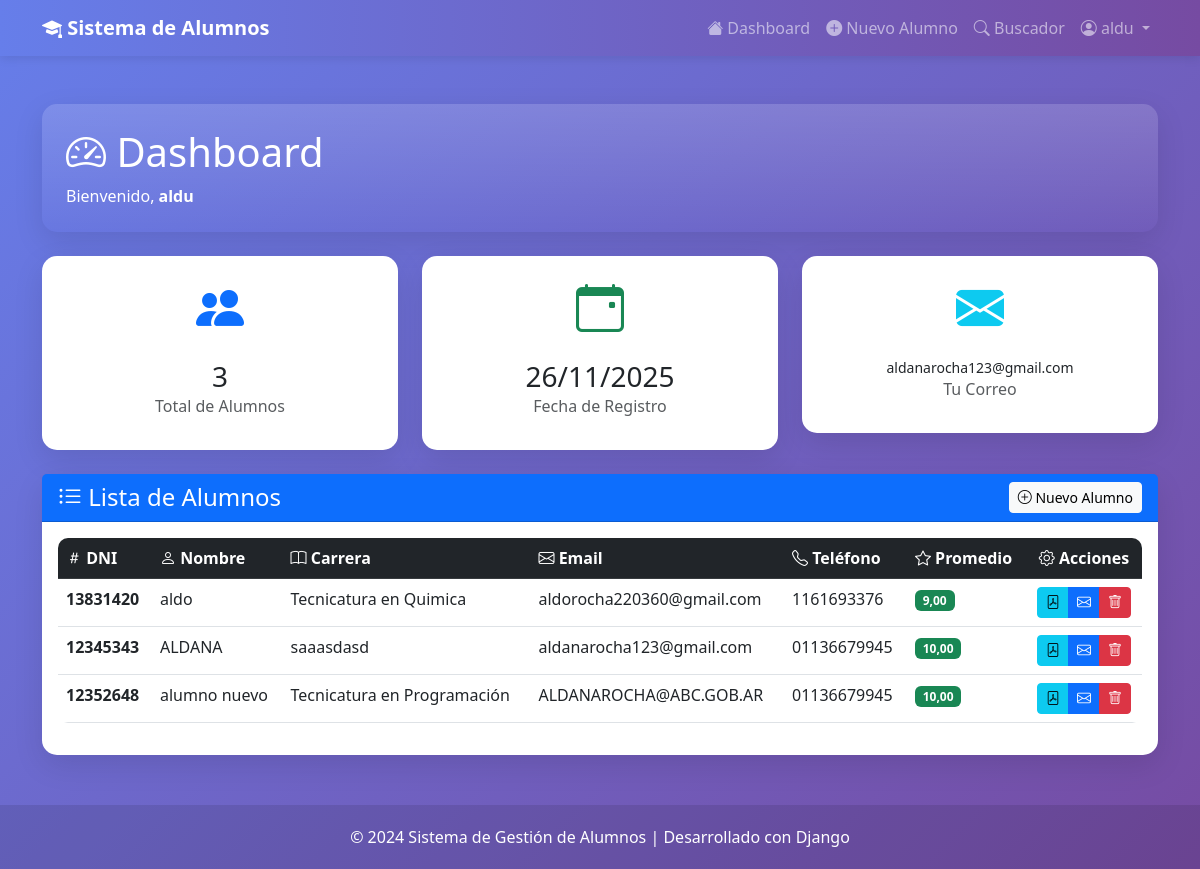
Page /dashboard/ (signed in) on the committed database.
### alumnos/models.py (models this page shows, shortened)
class Alumno(models.Model):
    usuario = models.ForeignKey(User, on_delete=models.CASCADE, related_name='alumnos')
    nombre = models.CharField(max_length=100, verbose_name='Nombre Completo')
    email = models.EmailField(verbose_name='Correo Electrónico')
    telefono = models.CharField(max_length=20, verbose_name='Teléfono')
    dni = models.CharField(max_length=10, verbose_name='DNI', unique=True)
    carrera = models.CharField(max_length=100, verbose_name='Carrera')
    fecha_ingreso = models.DateField(verbose_name='Fecha de Ingreso')
    promedio = models.DecimalField(max_digits=4, decimal_places=2, verbose_name='Promedio', null=True, blank=True)
    created_at = models.DateTimeField(auto_now_add=True)
    updated_at = models.DateTimeField(auto_now=True)
    class Meta:
        verbose_name = 'Alumno'
        verbose_name_plural = 'Alumnos'
        ordering = ['-created_at']

### alumnos/views.py (the view)
# urls.py: path('dashboard/', alumnos_views.dashboard_view, name='dashboard'),
@login_required
def dashboard_view(request):
    alumnos = Alumno.objects.filter(usuario=request.user)
    return render(request, 'alumnos/dashboard.html', {'alumnos': alumnos})

### templates/alumnos/dashboard.html (shortened to what this page needs)
{% extends 'base.html' %}
{% block content %}
<div class="row mb-4">
    <div class="col-12">
        <div class="card card-custom bg-gradient text-white" style="background: linear-gradient(135deg, #667eea 0%, #764ba2 100%);">
            <div class="card-body p-4">
                <h1 class="mb-0"><i class="bi bi-speedometer2"></i> Dashboard</h1>
                <p class="mb-0 mt-2">Bienvenido, <strong>{{ user.username }}</strong></p>
            </div>
        </div>
    </div>
</div>
<div class="row mb-4">
    <div class="col-md-4">
        <div class="card card-custom text-center">
            <div class="card-body">
                <i class="bi bi-people-fill text-primary" style="font-size: 3rem;"></i>
                <h3 class="mt-3 mb-0">{{ alumnos.count }}</h3>
                <p class="text-muted">Total de Alumnos</p>
            </div>
        </div>
    </div>
    <div class="col-md-4">
        <div class="card card-custom text-center">
            <div class="card-body">
                <i class="bi bi-calendar-event text-success" style="font-size: 3rem;"></i>
                <h3 class="mt-3 mb-0">{{ user.date_joined|date:"d/m/Y" }}</h3>
                <p class="text-muted">Fecha de Registro</p>
            </div>
        </div>
    </div>
    <div class="col-md-4">
        <div class="card card-custom text-center">
            <div class="card-body">
                <i class="bi bi-envelope-fill text-info" style="font-size: 3rem;"></i>
                <h3 class="mt-3 mb-0 small">{{ user.email }}</h3>
                <p class="text-muted">Tu Correo</p>
            </div>
        </div>
    </div>
</div>
<div class="card card-custom">
    <div class="card-header bg-primary text-white d-flex justify-content-between align-items-center">
        <h4 class="mb-0"><i class="bi bi-list-ul"></i> Lista de Alumnos</h4>
        <a href="{% url 'crear_alumno' %}" class="btn btn-light btn-sm">
            <i class="bi bi-plus-circle"></i> Nuevo Alumno
        </a>
    </div>
    <div class="card-body">
        {% if alumnos %}
        <div class="table-responsive">
            <table class="table table-hover table-custom">
                <thead class="table-dark">
                    <tr>
                        <th><i class="bi bi-hash"></i> DNI</th>
                        <th><i class="bi bi-person"></i> Nombre</th>
                        <th><i class="bi bi-book"></i> Carrera</th>
                        <th><i class="bi bi-envelope"></i> Email</th>
                        <th><i class="bi bi-telephone"></i> Teléfono</th>
                        <th><i class="bi bi-star"></i> Promedio</th>
                        <th class="text-center"><i class="bi bi-gear"></i> Acciones</th>
                    </tr>
                </thead>
                <tbody>
                    {% for alumno in alumnos %}
                    <tr>
                        <td><strong>{{ alumno.dni }}</strong></td>
                        <td>{{ alumno.nombre }}</td>
                        <td>{{ alumno.carrera }}</td>
                        <td>{{ alumno.email }}</td>
                        <td>{{ alumno.telefono }}</td>
                        <td>
                            {% if alumno.promedio %}
                                <span class="badge bg-success">{{ alumno.promedio }}</span>
                            {% else %}
                                <span class="badge bg-secondary">N/A</span>
                            {% endif %}
                        </td>
                        <td class="text-center">
                            <div class="btn-group btn-group-sm" role="group">
                                <a href="{% url 'descargar_pdf_alumno' alumno.pk %}" class="btn btn-info" title="Descargar PDF">
                                    <i class="bi bi-file-pdf"></i>
                                </a>
                                <button type="button" class="btn btn-primary" data-bs-toggle="modal" data-bs-target="#emailModal{{ alumno.pk }}" title="Enviar PDF">
                                    <i class="bi bi-envelope"></i>
                                </button>
                                <a href="{% url 'eliminar_alumno' alumno.pk %}" class="btn btn-danger" title="Eliminar">
                                    <i class="bi bi-trash"></i>
                                </a>
                            </div>
                        </td>
                    </tr>
                    {% endfor %}
                </tbody>
            </table>
        </div>
        {% endif %}
    </div>
</div>
{% endblock %}

### templates/base.html (shortened to what this page needs)
<!DOCTYPE html>
<html lang="es">
<head>
    <link href="https://cdn.jsdelivr.net/npm/bootstrap@5.3.0/dist/css/bootstrap.min.css" rel="stylesheet">
    <link rel="stylesheet" href="https://cdn.jsdelivr.net/npm/bootstrap-icons@1.10.0/font/bootstrap-icons.css">
</head>
<body>
    {% if user.is_authenticated %}
    <nav class="navbar navbar-expand-lg navbar-dark navbar-custom">
        <div class="container">
            <a class="navbar-brand fw-bold" href="{% url 'dashboard' %}">
                <i class="bi bi-mortarboard-fill"></i> Sistema de Alumnos
            </a>
            <div class="collapse navbar-collapse" id="navbarNav">
                <ul class="navbar-nav ms-auto">
                    <li class="nav-item">
                        <a class="nav-link" href="{% url 'dashboard' %}">
                            <i class="bi bi-house-fill"></i> Dashboard
                        </a>
                    </li>
                    <li class="nav-item">
                        <a class="nav-link" href="{% url 'crear_alumno' %}">
                            <i class="bi bi-plus-circle-fill"></i> Nuevo Alumno
                        </a>
                    </li>
                    <li class="nav-item">
                        <a class="nav-link" href="{% url 'scraper' %}">
                            <i class="bi bi-search"></i> Buscador
                        </a>
                    </li>
                    <li class="nav-item dropdown">
                        <a class="nav-link dropdown-toggle" href="#" id="navbarDropdown" role="button" data-bs-toggle="dropdown">
                            <i class="bi bi-person-circle"></i> {{ user.username }}
                        </a>
                    </li>
                </ul>
            </div>
        </div>
    </nav>
    {% endif %}
    <main class="container my-5">
        {% block content %}{% endblock %}
    </main>
    <footer class="footer-custom text-center">
        <div class="container">
            <p class="mb-0">&copy; 2024 Sistema de Gestión de Alumnos | Desarrollado con Django</p>
        </div>
    </footer>
</body>
</html>

### templates/base.html (style rules this page uses)
:root { --primary-color: #3498db; --secondary-color: #2c3e50; --success-color: #2ecc71; --danger-color: #e74c3c; }
body { background: linear-gradient(135deg, #667eea 0%, #764ba2 100%); min-height: 100vh; font-family: 'Segoe UI', Tahoma, Geneva, Verdana, sans-serif; }
.navbar-custom { background: linear-gradient(90deg, #667eea 0%, #764ba2 100%); box-shadow: 0 2px 10px rgba(0,0,0,0.1); }
.card-custom { border: none; border-radius: 15px; box-shadow: 0 10px 30px rgba(0,0,0,0.1); transition: transform 0.3s ease; }
.table-custom { border-radius: 10px; overflow: hidden; }
.footer-custom { background-color: rgba(0,0,0,0.1); color: white; padding: 20px 0; margin-top: 50px; }

### rows in the picture
Alumno: dni "13831420", nombre "aldo", carrera "Tecnicatura en Quimica", email "aldorocha220360@gmail.com", telefono "1161693376", promedio "9,00"
Alumno: dni "12345343", nombre "ALDANA", carrera "saaasdasd", email "aldanarocha123@gmail.com", telefono "01136679945", promedio "10,00"
Alumno: dni "12352648", nombre "alumno nuevo", carrera "Tecnicatura en Programación", email "ALDANAROCHA@ABC.GOB.AR", telefono "01136679945", promedio "10,00"

### other values in the picture
{{ user.username }} "aldu"
{{ alumnos.count }} "3"
{{ user.date_joined|date:"d/m/Y" }} "26/11/2025"
{{ user.email }} "aldanarocha123@gmail.com"
